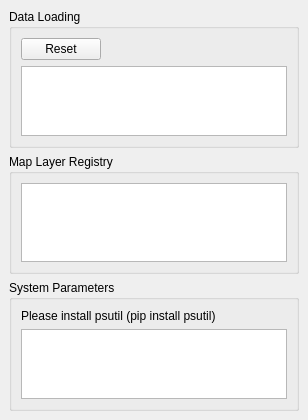
<?xml version="1.0" encoding="UTF-8"?>
<ui version="4.0">
 <class>systemInfoPanel</class>
 <widget class="QDockWidget" name="systemInfoPanel">
  <property name="geometry">
   <rect>
    <x>0</x>
    <y>0</y>
    <width>308</width>
    <height>420</height>
   </rect>
  </property>
  <property name="windowTitle">
   <string>System Info</string>
  </property>
  <widget class="QFrame" name="dockWidgetContents2">
   <property name="frameShape">
    <enum>QFrame::NoFrame</enum>
   </property>
   <property name="frameShadow">
    <enum>QFrame::Sunken</enum>
   </property>
   <layout class="QVBoxLayout" name="verticalLayout">
    <item>
     <widget class="QgsCollapsibleGroupBox" name="mGroupBox_2">
      <property name="sizePolicy">
       <sizepolicy hsizetype="Preferred" vsizetype="Preferred">
        <horstretch>0</horstretch>
        <verstretch>1</verstretch>
       </sizepolicy>
      </property>
      <property name="title">
       <string>Data Loading</string>
      </property>
      <property name="flat">
       <bool>true</bool>
      </property>
      <layout class="QVBoxLayout" name="verticalLayout_2">
       <item>
        <layout class="QHBoxLayout" name="horizontalLayout">
         <property name="bottomMargin">
          <number>0</number>
         </property>
         <item>
          <widget class="QPushButton" name="btnResetDataLoadingModel">
           <property name="text">
            <string>Reset</string>
           </property>
           <property name="flat">
            <bool>false</bool>
           </property>
          </widget>
         </item>
         <item>
          <spacer name="horizontalSpacer">
           <property name="orientation">
            <enum>Qt::Horizontal</enum>
           </property>
           <property name="sizeHint" stdset="0">
            <size>
             <width>40</width>
             <height>20</height>
            </size>
           </property>
          </spacer>
         </item>
        </layout>
       </item>
       <item>
        <widget class="QTableView" name="tableViewDataLoading">
         <property name="sortingEnabled">
          <bool>true</bool>
         </property>
        </widget>
       </item>
      </layout>
     </widget>
    </item>
    <item>
     <widget class="QgsCollapsibleGroupBox" name="mGroupBox">
      <property name="sizePolicy">
       <sizepolicy hsizetype="Preferred" vsizetype="Preferred">
        <horstretch>0</horstretch>
        <verstretch>1</verstretch>
       </sizepolicy>
      </property>
      <property name="title">
       <string>Map Layer Registry</string>
      </property>
      <property name="flat">
       <bool>true</bool>
      </property>
      <property name="collapsed">
       <bool>false</bool>
      </property>
      <layout class="QVBoxLayout" name="verticalLayout_4">
       <item>
        <widget class="QTableView" name="tableViewMapLayerRegistry">
         <property name="sortingEnabled">
          <bool>true</bool>
         </property>
        </widget>
       </item>
      </layout>
     </widget>
    </item>
    <item>
     <widget class="QgsCollapsibleGroupBox" name="gbSystemParameters">
      <property name="sizePolicy">
       <sizepolicy hsizetype="Preferred" vsizetype="Preferred">
        <horstretch>0</horstretch>
        <verstretch>1</verstretch>
       </sizepolicy>
      </property>
      <property name="title">
       <string>System Parameters</string>
      </property>
      <property name="collapsed">
       <bool>true</bool>
      </property>
      <layout class="QVBoxLayout" name="verticalLayout_3">
       <item>
        <widget class="QLabel" name="labelPSUTIL">
         <property name="text">
          <string>Please install psutil (pip install psutil)</string>
         </property>
        </widget>
       </item>
       <item>
        <widget class="QTableView" name="tableViewSystemParameters">
         <property name="sortingEnabled">
          <bool>true</bool>
         </property>
        </widget>
       </item>
      </layout>
     </widget>
    </item>
    <item>
     <spacer name="verticalSpacer">
      <property name="orientation">
       <enum>Qt::Vertical</enum>
      </property>
      <property name="sizeHint" stdset="0">
       <size>
        <width>0</width>
        <height>0</height>
       </size>
      </property>
     </spacer>
    </item>
   </layout>
  </widget>
 </widget>
 <customwidgets>
  <customwidget>
   <class>QgsCollapsibleGroupBox</class>
   <extends>QGroupBox</extends>
   <header>qgscollapsiblegroupbox.h</header>
   <container>1</container>
  </customwidget>
 </customwidgets>
 <resources/>
 <connections/>
</ui>
